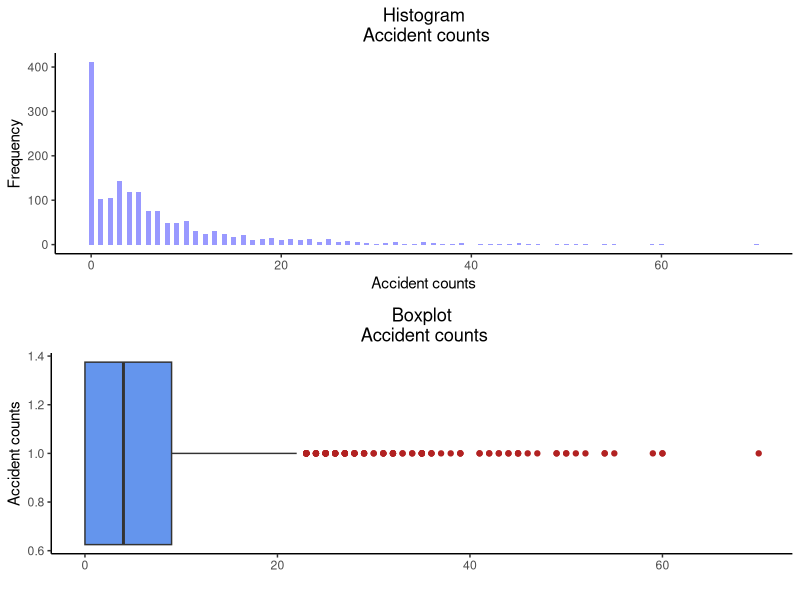

Generate this figure with R:
## ---- chunk 1
knitr::opts_chunk$set(echo = FALSE, message = FALSE, warning = FALSE, fig.width = 6, fig.height = 5, fig.pos="H", fig.pos = 'H')
# Note: Include = FALSE implies the code is executed, but not printed in your pdf.
# warning and message = FALSE implies ugly messages and warnings are removed from your pdf. These should be picked up when you execute the command chunks (code sections below) in your rmd, not printed in your paper!

library(knitr)
library(ggplot2)
library(kableExtra)
library(tidyverse)
# 
# devtools::install_version("rmarkdown", version = "1.8", repos = "http://cran.us.r-project.org")


## ---- chunk 2
dat <- read.csv("data/accidents.csv") %>% 
  setNames(c("Index","Counts"))

#first column is just an index, second is a  1632 observations

#first visualise the data

firstplot <- ggplot(dat, aes(dat$Counts)) +
  geom_histogram(binwidth= .5,
                 fill="blue",
                 alpha = .4,
                 position="dodge")+
  labs(x="Accident counts", y="Frequency") +
  labs(title="Histogram\n Accident counts") +
  theme_classic()+
  theme(plot.title = element_text(hjust=0.5))
  

firstbox <- ggplot(dat)+
  geom_boxplot(aes(y= dat$Counts,x=1),
               fill = "cornflowerblue", 
               outlier.color ="firebrick")+
  theme_classic() +
  theme(plot.title = element_text(hjust=0.5))+
  labs(title="Boxplot\n Accident counts") +
  labs(x="Accident counts",y ="")+
  coord_flip()

gridExtra::grid.arrange(firstplot,firstbox)

## ---- chunk 3
#five number summary of the data
five_sum <- summary(dat)

#percentage outliers - 3rd quartile is 9
perc_outlier <- round(length(dat$Counts[dat$Counts > 1.5*9])/length(dat$Counts),4)*100
